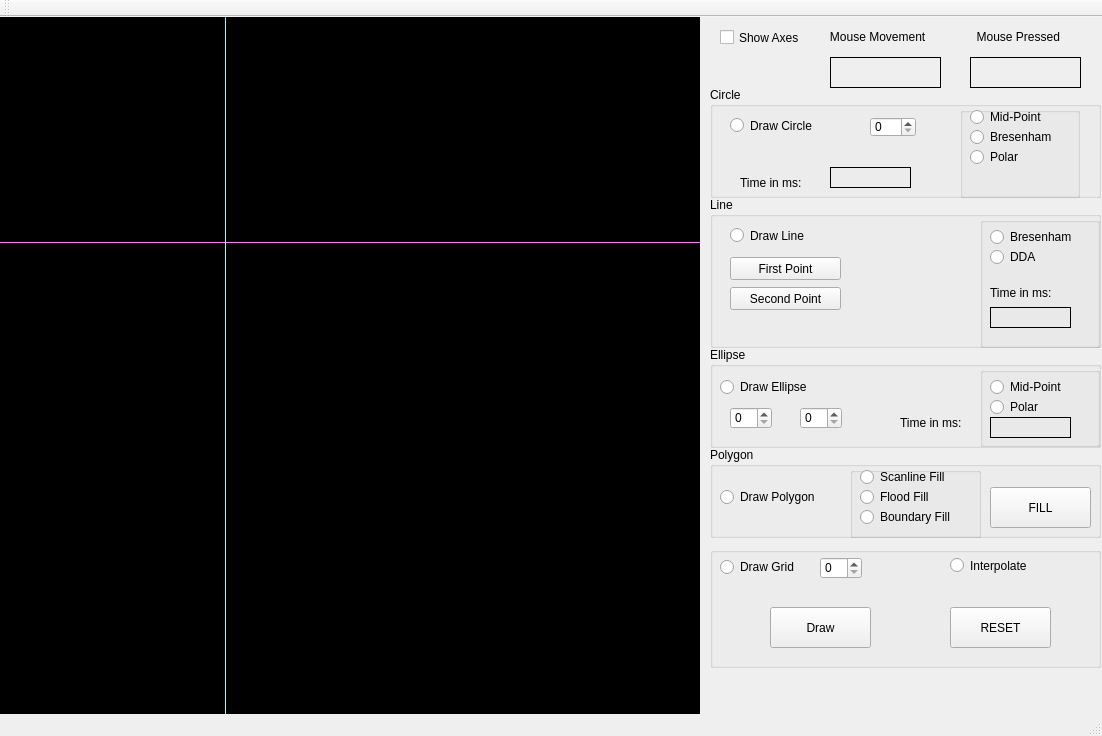
<?xml version="1.0" encoding="UTF-8"?>
<ui version="4.0">
 <class>MainWindow</class>
 <widget class="QMainWindow" name="MainWindow">
  <property name="geometry">
   <rect>
    <x>0</x>
    <y>0</y>
    <width>1102</width>
    <height>736</height>
   </rect>
  </property>
  <property name="windowTitle">
   <string>MainWindow</string>
  </property>
  <widget class="QWidget" name="centralWidget">
   <widget class="my_label" name="frame">
    <property name="geometry">
     <rect>
      <x>0</x>
      <y>0</y>
      <width>700</width>
      <height>700</height>
     </rect>
    </property>
    <property name="cursor">
     <cursorShape>CrossCursor</cursorShape>
    </property>
    <property name="mouseTracking">
     <bool>true</bool>
    </property>
    <property name="styleSheet">
     <string notr="true">background-color: rgb(0, 0, 0);</string>
    </property>
    <property name="frameShape">
     <enum>QFrame::Box</enum>
    </property>
    <property name="lineWidth">
     <number>1</number>
    </property>
    <property name="text">
     <string/>
    </property>
   </widget>
   <widget class="QLabel" name="mouse_movement">
    <property name="geometry">
     <rect>
      <x>830</x>
      <y>40</y>
      <width>111</width>
      <height>31</height>
     </rect>
    </property>
    <property name="frameShape">
     <enum>QFrame::Panel</enum>
    </property>
    <property name="text">
     <string/>
    </property>
   </widget>
   <widget class="QLabel" name="label_3">
    <property name="geometry">
     <rect>
      <x>810</x>
      <y>10</y>
      <width>131</width>
      <height>20</height>
     </rect>
    </property>
    <property name="frameShadow">
     <enum>QFrame::Plain</enum>
    </property>
    <property name="text">
     <string>      Mouse Movement</string>
    </property>
    <property name="textFormat">
     <enum>Qt::AutoText</enum>
    </property>
   </widget>
   <widget class="QLabel" name="mouse_pressed">
    <property name="geometry">
     <rect>
      <x>970</x>
      <y>40</y>
      <width>111</width>
      <height>31</height>
     </rect>
    </property>
    <property name="frameShape">
     <enum>QFrame::Panel</enum>
    </property>
    <property name="text">
     <string/>
    </property>
   </widget>
   <widget class="QLabel" name="label_5">
    <property name="geometry">
     <rect>
      <x>970</x>
      <y>10</y>
      <width>101</width>
      <height>20</height>
     </rect>
    </property>
    <property name="text">
     <string>  Mouse Pressed</string>
    </property>
   </widget>
   <widget class="Line" name="x_axis">
    <property name="geometry">
     <rect>
      <x>0</x>
      <y>225</y>
      <width>700</width>
      <height>1</height>
     </rect>
    </property>
    <property name="styleSheet">
     <string notr="true">background-color: rgb(255, 85, 255);</string>
    </property>
    <property name="orientation">
     <enum>Qt::Horizontal</enum>
    </property>
   </widget>
   <widget class="Line" name="y_axis">
    <property name="geometry">
     <rect>
      <x>225</x>
      <y>0</y>
      <width>1</width>
      <height>700</height>
     </rect>
    </property>
    <property name="styleSheet">
     <string notr="true">
background-color: rgb(85, 255, 255);</string>
    </property>
    <property name="orientation">
     <enum>Qt::Vertical</enum>
    </property>
   </widget>
   <widget class="QGroupBox" name="groupBox">
    <property name="geometry">
     <rect>
      <x>710</x>
      <y>180</y>
      <width>391</width>
      <height>151</height>
     </rect>
    </property>
    <property name="title">
     <string>Line </string>
    </property>
    <widget class="QPushButton" name="set_point1">
     <property name="geometry">
      <rect>
       <x>20</x>
       <y>60</y>
       <width>111</width>
       <height>23</height>
      </rect>
     </property>
     <property name="text">
      <string>First Point</string>
     </property>
    </widget>
    <widget class="QPushButton" name="set_point2">
     <property name="geometry">
      <rect>
       <x>20</x>
       <y>90</y>
       <width>111</width>
       <height>23</height>
      </rect>
     </property>
     <property name="text">
      <string>Second Point</string>
     </property>
    </widget>
    <widget class="QRadioButton" name="draw_line">
     <property name="geometry">
      <rect>
       <x>20</x>
       <y>30</y>
       <width>111</width>
       <height>17</height>
      </rect>
     </property>
     <property name="text">
      <string>Draw Line</string>
     </property>
    </widget>
    <widget class="QGroupBox" name="groupBox_5">
     <property name="geometry">
      <rect>
       <x>270</x>
       <y>20</y>
       <width>120</width>
       <height>131</height>
      </rect>
     </property>
     <property name="title">
      <string/>
     </property>
     <widget class="QRadioButton" name="bresenham">
      <property name="geometry">
       <rect>
        <x>10</x>
        <y>10</y>
        <width>99</width>
        <height>20</height>
       </rect>
      </property>
      <property name="text">
       <string>Bresenham</string>
      </property>
     </widget>
     <widget class="QRadioButton" name="dda">
      <property name="geometry">
       <rect>
        <x>10</x>
        <y>30</y>
        <width>99</width>
        <height>20</height>
       </rect>
      </property>
      <property name="text">
       <string>DDA</string>
      </property>
     </widget>
     <widget class="QLabel" name="label">
      <property name="geometry">
       <rect>
        <x>10</x>
        <y>60</y>
        <width>81</width>
        <height>31</height>
       </rect>
      </property>
      <property name="text">
       <string>Time in ms:</string>
      </property>
     </widget>
     <widget class="QLabel" name="time_box">
      <property name="geometry">
       <rect>
        <x>10</x>
        <y>90</y>
        <width>81</width>
        <height>21</height>
       </rect>
      </property>
      <property name="frameShape">
       <enum>QFrame::Box</enum>
      </property>
      <property name="text">
       <string/>
      </property>
     </widget>
    </widget>
   </widget>
   <widget class="QGroupBox" name="groupBox_2">
    <property name="geometry">
     <rect>
      <x>710</x>
      <y>530</y>
      <width>391</width>
      <height>121</height>
     </rect>
    </property>
    <property name="title">
     <string/>
    </property>
    <widget class="QSpinBox" name="grid_size">
     <property name="geometry">
      <rect>
       <x>110</x>
       <y>10</y>
       <width>42</width>
       <height>22</height>
      </rect>
     </property>
    </widget>
    <widget class="QRadioButton" name="draw_grid">
     <property name="geometry">
      <rect>
       <x>10</x>
       <y>10</y>
       <width>99</width>
       <height>20</height>
      </rect>
     </property>
     <property name="text">
      <string>Draw Grid</string>
     </property>
    </widget>
    <widget class="QPushButton" name="Draw">
     <property name="geometry">
      <rect>
       <x>60</x>
       <y>60</y>
       <width>101</width>
       <height>41</height>
      </rect>
     </property>
     <property name="text">
      <string>Draw</string>
     </property>
    </widget>
    <widget class="QPushButton" name="pushButton">
     <property name="geometry">
      <rect>
       <x>240</x>
       <y>60</y>
       <width>101</width>
       <height>41</height>
      </rect>
     </property>
     <property name="text">
      <string>RESET</string>
     </property>
    </widget>
    <widget class="QRadioButton" name="interpolate">
     <property name="geometry">
      <rect>
       <x>240</x>
       <y>10</y>
       <width>101</width>
       <height>17</height>
      </rect>
     </property>
     <property name="text">
      <string>Interpolate</string>
     </property>
    </widget>
   </widget>
   <widget class="QGroupBox" name="groupBox_4">
    <property name="geometry">
     <rect>
      <x>710</x>
      <y>70</y>
      <width>391</width>
      <height>111</height>
     </rect>
    </property>
    <property name="title">
     <string>Circle</string>
    </property>
    <widget class="QRadioButton" name="draw_circle">
     <property name="geometry">
      <rect>
       <x>20</x>
       <y>30</y>
       <width>101</width>
       <height>17</height>
      </rect>
     </property>
     <property name="text">
      <string>Draw Circle</string>
     </property>
    </widget>
    <widget class="QSpinBox" name="circle_radius">
     <property name="geometry">
      <rect>
       <x>160</x>
       <y>30</y>
       <width>46</width>
       <height>20</height>
      </rect>
     </property>
    </widget>
    <widget class="QGroupBox" name="groupBox_3">
     <property name="geometry">
      <rect>
       <x>250</x>
       <y>20</y>
       <width>120</width>
       <height>91</height>
      </rect>
     </property>
     <property name="title">
      <string/>
     </property>
     <widget class="QRadioButton" name="midpoint_cirlce">
      <property name="geometry">
       <rect>
        <x>10</x>
        <y>0</y>
        <width>99</width>
        <height>20</height>
       </rect>
      </property>
      <property name="text">
       <string>Mid-Point</string>
      </property>
     </widget>
     <widget class="QRadioButton" name="bresenham_circle">
      <property name="geometry">
       <rect>
        <x>10</x>
        <y>20</y>
        <width>99</width>
        <height>20</height>
       </rect>
      </property>
      <property name="text">
       <string>Bresenham</string>
      </property>
     </widget>
     <widget class="QRadioButton" name="polar_circle">
      <property name="geometry">
       <rect>
        <x>10</x>
        <y>40</y>
        <width>99</width>
        <height>20</height>
       </rect>
      </property>
      <property name="text">
       <string>Polar</string>
      </property>
     </widget>
    </widget>
    <widget class="QLabel" name="label_2">
     <property name="geometry">
      <rect>
       <x>30</x>
       <y>80</y>
       <width>81</width>
       <height>31</height>
      </rect>
     </property>
     <property name="text">
      <string>Time in ms:</string>
     </property>
    </widget>
    <widget class="QLabel" name="time_box_3">
     <property name="geometry">
      <rect>
       <x>120</x>
       <y>80</y>
       <width>81</width>
       <height>21</height>
      </rect>
     </property>
     <property name="frameShape">
      <enum>QFrame::Box</enum>
     </property>
     <property name="text">
      <string/>
     </property>
    </widget>
   </widget>
   <widget class="QCheckBox" name="show_axes">
    <property name="geometry">
     <rect>
      <x>720</x>
      <y>10</y>
      <width>91</width>
      <height>21</height>
     </rect>
    </property>
    <property name="text">
     <string>Show Axes</string>
    </property>
   </widget>
   <widget class="QGroupBox" name="groupBox_6">
    <property name="geometry">
     <rect>
      <x>710</x>
      <y>330</y>
      <width>391</width>
      <height>101</height>
     </rect>
    </property>
    <property name="title">
     <string>Ellipse</string>
    </property>
    <widget class="QRadioButton" name="draw_ellipse">
     <property name="geometry">
      <rect>
       <x>10</x>
       <y>30</y>
       <width>99</width>
       <height>20</height>
      </rect>
     </property>
     <property name="text">
      <string>Draw Ellipse</string>
     </property>
    </widget>
    <widget class="QSpinBox" name="ellipse_a">
     <property name="geometry">
      <rect>
       <x>20</x>
       <y>60</y>
       <width>42</width>
       <height>22</height>
      </rect>
     </property>
    </widget>
    <widget class="QSpinBox" name="ellipse_b">
     <property name="geometry">
      <rect>
       <x>90</x>
       <y>60</y>
       <width>42</width>
       <height>22</height>
      </rect>
     </property>
    </widget>
    <widget class="QGroupBox" name="groupBox_7">
     <property name="geometry">
      <rect>
       <x>270</x>
       <y>20</y>
       <width>120</width>
       <height>80</height>
      </rect>
     </property>
     <property name="title">
      <string/>
     </property>
     <widget class="QRadioButton" name="midpoint_ellipse">
      <property name="geometry">
       <rect>
        <x>10</x>
        <y>10</y>
        <width>99</width>
        <height>20</height>
       </rect>
      </property>
      <property name="text">
       <string>Mid-Point</string>
      </property>
     </widget>
     <widget class="QRadioButton" name="polar_ellipse">
      <property name="geometry">
       <rect>
        <x>10</x>
        <y>30</y>
        <width>99</width>
        <height>20</height>
       </rect>
      </property>
      <property name="text">
       <string>Polar</string>
      </property>
     </widget>
     <widget class="QLabel" name="time_box_2">
      <property name="geometry">
       <rect>
        <x>10</x>
        <y>50</y>
        <width>81</width>
        <height>21</height>
       </rect>
      </property>
      <property name="frameShape">
       <enum>QFrame::Box</enum>
      </property>
      <property name="text">
       <string/>
      </property>
     </widget>
    </widget>
    <widget class="QLabel" name="label_4">
     <property name="geometry">
      <rect>
       <x>190</x>
       <y>60</y>
       <width>81</width>
       <height>31</height>
      </rect>
     </property>
     <property name="text">
      <string>Time in ms:</string>
     </property>
    </widget>
   </widget>
   <widget class="QGroupBox" name="groupBox_8">
    <property name="geometry">
     <rect>
      <x>710</x>
      <y>430</y>
      <width>391</width>
      <height>91</height>
     </rect>
    </property>
    <property name="title">
     <string>Polygon</string>
    </property>
    <widget class="QRadioButton" name="draw_polygon">
     <property name="geometry">
      <rect>
       <x>10</x>
       <y>40</y>
       <width>121</width>
       <height>20</height>
      </rect>
     </property>
     <property name="text">
      <string>Draw Polygon</string>
     </property>
    </widget>
    <widget class="QGroupBox" name="groupBox_9">
     <property name="geometry">
      <rect>
       <x>140</x>
       <y>20</y>
       <width>131</width>
       <height>71</height>
      </rect>
     </property>
     <property name="title">
      <string/>
     </property>
     <widget class="QRadioButton" name="scanline">
      <property name="geometry">
       <rect>
        <x>10</x>
        <y>0</y>
        <width>101</width>
        <height>20</height>
       </rect>
      </property>
      <property name="text">
       <string>Scanline Fill</string>
      </property>
     </widget>
     <widget class="QRadioButton" name="flood">
      <property name="geometry">
       <rect>
        <x>10</x>
        <y>20</y>
        <width>99</width>
        <height>20</height>
       </rect>
      </property>
      <property name="text">
       <string>Flood Fill</string>
      </property>
     </widget>
     <widget class="QRadioButton" name="boundary">
      <property name="geometry">
       <rect>
        <x>10</x>
        <y>40</y>
        <width>99</width>
        <height>20</height>
       </rect>
      </property>
      <property name="text">
       <string>Boundary Fill</string>
      </property>
     </widget>
    </widget>
    <widget class="QPushButton" name="fill_button">
     <property name="geometry">
      <rect>
       <x>280</x>
       <y>40</y>
       <width>101</width>
       <height>41</height>
      </rect>
     </property>
     <property name="text">
      <string>FILL</string>
     </property>
    </widget>
   </widget>
  </widget>
  <widget class="QMenuBar" name="menuBar">
   <property name="geometry">
    <rect>
     <x>0</x>
     <y>0</y>
     <width>1102</width>
     <height>22</height>
    </rect>
   </property>
  </widget>
  <widget class="QToolBar" name="mainToolBar">
   <attribute name="toolBarArea">
    <enum>TopToolBarArea</enum>
   </attribute>
   <attribute name="toolBarBreak">
    <bool>false</bool>
   </attribute>
  </widget>
  <widget class="QStatusBar" name="statusBar"/>
 </widget>
 <layoutdefault spacing="6" margin="11"/>
 <customwidgets>
  <customwidget>
   <class>my_label</class>
   <extends>QLabel</extends>
   <header location="global">my_label.h</header>
  </customwidget>
 </customwidgets>
 <resources/>
 <connections/>
</ui>
